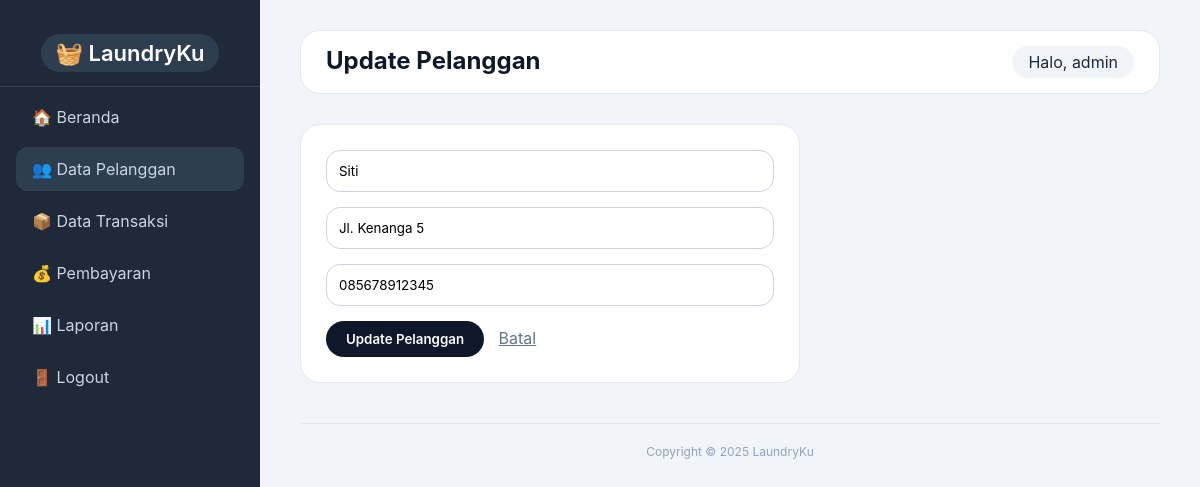
/public/pelanggan_update_form.php?id=2 (signed in), run on the app's committed database.
### tables this page shows
CREATE TABLE `pelanggan` (
  `id_pelanggan` int(11) NOT NULL AUTO_INCREMENT,
  `nama_pelanggan` varchar(100) NOT NULL,
  `alamat` varchar(255) DEFAULT NULL,
  `no_hp` varchar(15) DEFAULT NULL,
  PRIMARY KEY (`id_pelanggan`)
);

### public/pelanggan_update_form.php (the view, shortened to what this page needs)
<?php
require_once '../config/database.php';
$id = (int)$_GET['id'];
$res = $conn->query("SELECT * FROM pelanggan WHERE id_pelanggan = $id");
$pelanggan = $res->fetch_assoc();
?>
<!DOCTYPE html>
<html lang="id">
<head>
</head>
<body>
    <div class="sidebar">
        <div class="logo"><span>🧺 LaundryKu</span></div>
        <ul>
            <li><a href="dashboard.php">🏠 Beranda</a></li>
            <li class="active"><a href="pelanggan.php">👥 Data Pelanggan</a></li>
            <li><a href="transaksi.php">📦 Data Transaksi</a></li>
            <li><a href="pembayaran.php">💰 Pembayaran</a></li>
            <li><a href="laporan.php">📊 Laporan</a></li>
            <li><a href="logout.php">🚪 Logout</a></li>
        </ul>
    </div>
    <div class="main-content">
        <div class="top-bar">
            <h2>Update Pelanggan</h2>
            <div class="user-info">Halo, <?= htmlspecialchars($_SESSION['username']) ?></div>
        </div>
        <form method="post" action="pelanggan_update_proses.php">
            <input type="text" name="nama" value="<?= htmlspecialchars($pelanggan['nama_pelanggan']) ?>" required>
            <input type="text" name="alamat" value="<?= htmlspecialchars($pelanggan['alamat']) ?>">
            <input type="text" name="no_hp" value="<?= htmlspecialchars($pelanggan['no_hp']) ?>">
            <button type="submit">Update Pelanggan</button>
            <a href="pelanggan.php" style="margin-left:10px; color:#64748b;">Batal</a>
        </form>
        <div class="footer">Copyright &copy; 2025 LaundryKu</div>
    </div>
</body>
</html>

### public/pelanggan_update_form.php (style rules this page uses)
* { margin: 0; padding: 0; box-sizing: border-box; font-family: 'Inter', sans-serif; }
body { background: #f1f5f9; display: flex; }
.sidebar { width: 260px; background: #1e2a3a; color: #e2e8f0; height: 100vh; position: fixed; padding: 20px 0; }
.sidebar .logo { text-align: center; padding: 20px; font-size: 22px; font-weight: 600; border-bottom: 1px solid #334155; }
.sidebar .logo span { background: #2d3e50; padding: 6px 14px; border-radius: 30px; color: white; }
.sidebar ul { list-style: none; padding: 0 16px; }
.sidebar ul li { margin: 8px 0; border-radius: 12px; }
.sidebar ul li a { display: block; padding: 12px 16px; color: #cbd5e1; text-decoration: none; border-radius: 12px; transition: 0.2s; }
.sidebar ul li.active { background: #2d3e50; }
.main-content { margin-left: 260px; padding: 30px 40px; width: calc(100% - 260px); }
.top-bar { background: white; padding: 15px 25px; border-radius: 20px; display: flex; justify-content: space-between; margin-bottom: 30px; border: 1px solid #e2e8f0; }
.top-bar h2 { color: #0f172a; }
.user-info { background: #f1f5f9; padding: 6px 16px; border-radius: 40px; color: #1e293b; }
form { background: white; padding: 25px; border-radius: 20px; max-width: 500px; border: 1px solid #e2e8f0; }
input { width: 100%; padding: 12px; margin-bottom: 15px; border: 1px solid #cbd5e1; border-radius: 14px; background: white; }
button { background: #0f172a; border: none; padding: 10px 20px; border-radius: 40px; color: white; font-weight: 600; cursor: pointer; }
.footer { text-align: center; margin-top: 40px; font-size: 12px; color: #94a3b8; border-top: 1px solid #e2e8f0; padding-top: 20px; }

### data on the page
pelanggan: nama "Siti", alamat "Jl. Kenanga 5", no_hp "085678912345"

### other printed values
$_SESSION['username'] "admin"
